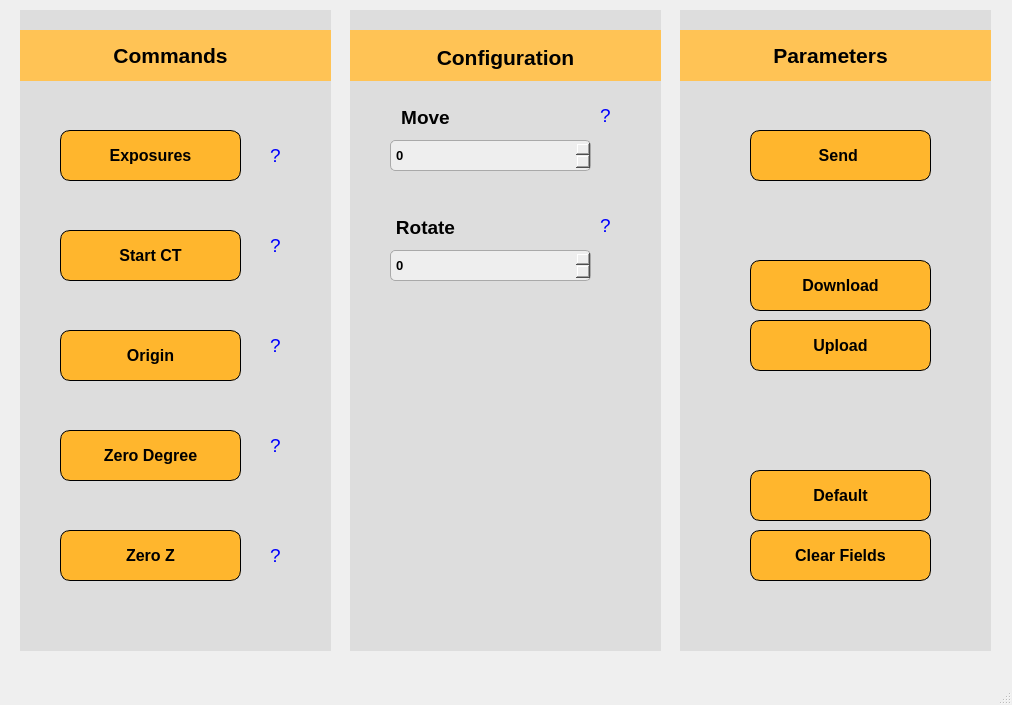
<?xml version="1.0" encoding="UTF-8"?>
<ui version="4.0">
 <class>MainWindow</class>
 <widget class="QMainWindow" name="MainWindow">
  <property name="geometry">
   <rect>
    <x>0</x>
    <y>0</y>
    <width>1012</width>
    <height>705</height>
   </rect>
  </property>
  <property name="minimumSize">
   <size>
    <width>1012</width>
    <height>705</height>
   </size>
  </property>
  <property name="maximumSize">
   <size>
    <width>1012</width>
    <height>705</height>
   </size>
  </property>
  <property name="windowTitle">
   <string>CT Controler</string>
  </property>
  <widget class="QWidget" name="centralwidget">
   <widget class="QWidget" name="background2" native="true">
    <property name="geometry">
     <rect>
      <x>350</x>
      <y>10</y>
      <width>311</width>
      <height>641</height>
     </rect>
    </property>
    <property name="styleSheet">
     <string notr="true">background-color: rgb(221, 221, 221)</string>
    </property>
    <widget class="QWidget" name="configuration_background" native="true">
     <property name="geometry">
      <rect>
       <x>0</x>
       <y>20</y>
       <width>311</width>
       <height>51</height>
      </rect>
     </property>
     <property name="layoutDirection">
      <enum>Qt::LeftToRight</enum>
     </property>
     <property name="autoFillBackground">
      <bool>false</bool>
     </property>
     <property name="styleSheet">
      <string notr="true">QWidget {
    background-color: #ffc355; /* cor de fundo amarela */
    /*border-radius: 10px;*/

}
</string>
     </property>
     <widget class="QLabel" name="configuration_label">
      <property name="geometry">
       <rect>
        <x>60</x>
        <y>7</y>
        <width>191</width>
        <height>41</height>
       </rect>
      </property>
      <property name="font">
       <font>
        <family>Segoe UI</family>
        <pointsize>16</pointsize>
        <weight>75</weight>
        <bold>true</bold>
       </font>
      </property>
      <property name="layoutDirection">
       <enum>Qt::LeftToRight</enum>
      </property>
      <property name="styleSheet">
       <string notr="true">QLabel {
    border: none;
}
</string>
      </property>
      <property name="locale">
       <locale language="English" country="UnitedStates"/>
      </property>
      <property name="text">
       <string>Configuration</string>
      </property>
      <property name="alignment">
       <set>Qt::AlignCenter</set>
      </property>
      <property name="wordWrap">
       <bool>false</bool>
      </property>
     </widget>
    </widget>
    <widget class="QSpinBox" name="input_move">
     <property name="geometry">
      <rect>
       <x>40</x>
       <y>130</y>
       <width>201</width>
       <height>31</height>
      </rect>
     </property>
     <property name="font">
      <font>
       <family>Segoe UI</family>
       <pointsize>10</pointsize>
       <weight>75</weight>
       <bold>true</bold>
      </font>
     </property>
     <property name="styleSheet">
      <string notr="true">QSpinBox {
    background-color: rgb(238, 238, 238);
    border: 1px solid #a9a9a9;
    border-radius: 5px; 
    padding: 1px 3px; 
}


</string>
     </property>
     <property name="minimum">
      <number>-999999999</number>
     </property>
     <property name="maximum">
      <number>999999999</number>
     </property>
    </widget>
    <widget class="QLabel" name="lable_move">
     <property name="geometry">
      <rect>
       <x>40</x>
       <y>90</y>
       <width>71</width>
       <height>35</height>
      </rect>
     </property>
     <property name="minimumSize">
      <size>
       <width>0</width>
       <height>35</height>
      </size>
     </property>
     <property name="font">
      <font>
       <family>Segoe UI</family>
       <pointsize>14</pointsize>
       <weight>75</weight>
       <bold>true</bold>
      </font>
     </property>
     <property name="layoutDirection">
      <enum>Qt::LeftToRight</enum>
     </property>
     <property name="styleSheet">
      <string notr="true">QLabel {
    border: none;
}
</string>
     </property>
     <property name="text">
      <string>Move</string>
     </property>
     <property name="alignment">
      <set>Qt::AlignCenter</set>
     </property>
     <property name="wordWrap">
      <bool>false</bool>
     </property>
    </widget>
    <widget class="QLabel" name="rotate">
     <property name="geometry">
      <rect>
       <x>40</x>
       <y>200</y>
       <width>71</width>
       <height>35</height>
      </rect>
     </property>
     <property name="minimumSize">
      <size>
       <width>0</width>
       <height>35</height>
      </size>
     </property>
     <property name="font">
      <font>
       <family>Segoe UI</family>
       <pointsize>14</pointsize>
       <weight>75</weight>
       <bold>true</bold>
      </font>
     </property>
     <property name="layoutDirection">
      <enum>Qt::LeftToRight</enum>
     </property>
     <property name="styleSheet">
      <string notr="true">QLabel {
    border: none;
}
</string>
     </property>
     <property name="text">
      <string>Rotate</string>
     </property>
     <property name="alignment">
      <set>Qt::AlignCenter</set>
     </property>
     <property name="wordWrap">
      <bool>false</bool>
     </property>
    </widget>
    <widget class="QSpinBox" name="input_rotate">
     <property name="geometry">
      <rect>
       <x>40</x>
       <y>240</y>
       <width>201</width>
       <height>31</height>
      </rect>
     </property>
     <property name="font">
      <font>
       <family>Segoe UI</family>
       <pointsize>10</pointsize>
       <weight>75</weight>
       <bold>true</bold>
      </font>
     </property>
     <property name="styleSheet">
      <string notr="true">QSpinBox {
    background-color: rgb(238, 238, 238);
    border: 1px solid #a9a9a9;
    border-radius: 5px; 
    padding: 1px 3px; 
}


</string>
     </property>
     <property name="minimum">
      <number>-999999999</number>
     </property>
     <property name="maximum">
      <number>999999999</number>
     </property>
    </widget>
    <widget class="QPushButton" name="discr_move">
     <property name="geometry">
      <rect>
       <x>240</x>
       <y>90</y>
       <width>31</width>
       <height>31</height>
      </rect>
     </property>
     <property name="font">
      <font>
       <family>Segoe UI</family>
       <pointsize>14</pointsize>
       <weight>50</weight>
       <bold>false</bold>
      </font>
     </property>
     <property name="styleSheet">
      <string notr="true">QPushButton {
    border: none; /* Remove a borda */
    background-color: transparent; /* Fundo transparente */
    color: blue; /* Cor do texto em azul */
}
</string>
     </property>
     <property name="text">
      <string>?</string>
     </property>
    </widget>
    <widget class="QPushButton" name="discr_rotate">
     <property name="geometry">
      <rect>
       <x>240</x>
       <y>200</y>
       <width>31</width>
       <height>31</height>
      </rect>
     </property>
     <property name="font">
      <font>
       <family>Segoe UI</family>
       <pointsize>14</pointsize>
       <weight>50</weight>
       <bold>false</bold>
      </font>
     </property>
     <property name="styleSheet">
      <string notr="true">QPushButton {
    border: none; /* Remove a borda */
    background-color: transparent; /* Fundo transparente */
    color: blue; /* Cor do texto em azul */
}
</string>
     </property>
     <property name="text">
      <string>?</string>
     </property>
    </widget>
   </widget>
   <widget class="QWidget" name="background1" native="true">
    <property name="geometry">
     <rect>
      <x>20</x>
      <y>10</y>
      <width>311</width>
      <height>641</height>
     </rect>
    </property>
    <property name="font">
     <font>
      <family>Segoe UI</family>
      <weight>75</weight>
      <bold>true</bold>
     </font>
    </property>
    <property name="styleSheet">
     <string notr="true">background-color: rgb(221, 221, 221)</string>
    </property>
    <widget class="QWidget" name="commands_background" native="true">
     <property name="geometry">
      <rect>
       <x>0</x>
       <y>20</y>
       <width>311</width>
       <height>51</height>
      </rect>
     </property>
     <property name="layoutDirection">
      <enum>Qt::LeftToRight</enum>
     </property>
     <property name="autoFillBackground">
      <bool>false</bool>
     </property>
     <property name="styleSheet">
      <string notr="true">QWidget {
    background-color: #ffc355; /* cor de fundo amarela */
    /*border-radius: 10px;*/

}
</string>
     </property>
     <widget class="QLabel" name="commands_label">
      <property name="geometry">
       <rect>
        <x>70</x>
        <y>10</y>
        <width>161</width>
        <height>30</height>
       </rect>
      </property>
      <property name="font">
       <font>
        <family>Segoe UI</family>
        <pointsize>16</pointsize>
        <weight>75</weight>
        <bold>true</bold>
       </font>
      </property>
      <property name="layoutDirection">
       <enum>Qt::LeftToRight</enum>
      </property>
      <property name="styleSheet">
       <string notr="true">QLabel {
    border: none;
}
</string>
      </property>
      <property name="text">
       <string>Commands</string>
      </property>
      <property name="alignment">
       <set>Qt::AlignCenter</set>
      </property>
      <property name="wordWrap">
       <bool>false</bool>
      </property>
     </widget>
    </widget>
    <widget class="QPushButton" name="exposures">
     <property name="geometry">
      <rect>
       <x>40</x>
       <y>120</y>
       <width>181</width>
       <height>51</height>
      </rect>
     </property>
     <property name="font">
      <font>
       <family>Segoe UI</family>
       <pointsize>12</pointsize>
       <weight>75</weight>
       <bold>true</bold>
      </font>
     </property>
     <property name="styleSheet">
      <string notr="true">QWidget {
    background-color: #FFB62D; /* cor de fundo amarela */
    border-radius: 10px; /* bordas arredondadas */
    border: 1px solid black; /* borda sólida preta */
}
</string>
     </property>
     <property name="text">
      <string>Exposures</string>
     </property>
    </widget>
    <widget class="QPushButton" name="start_ct">
     <property name="geometry">
      <rect>
       <x>40</x>
       <y>220</y>
       <width>181</width>
       <height>51</height>
      </rect>
     </property>
     <property name="font">
      <font>
       <family>Segoe UI</family>
       <pointsize>12</pointsize>
       <weight>75</weight>
       <bold>true</bold>
      </font>
     </property>
     <property name="styleSheet">
      <string notr="true">QWidget {
    background-color: #FFB62D; /* cor de fundo amarela */
    border-radius: 10px; /* bordas arredondadas */
    border: 1px solid black; /* borda sólida preta */
}
</string>
     </property>
     <property name="text">
      <string>Start CT</string>
     </property>
    </widget>
    <widget class="QPushButton" name="origin">
     <property name="geometry">
      <rect>
       <x>40</x>
       <y>320</y>
       <width>181</width>
       <height>51</height>
      </rect>
     </property>
     <property name="font">
      <font>
       <family>Segoe UI</family>
       <pointsize>12</pointsize>
       <weight>75</weight>
       <bold>true</bold>
      </font>
     </property>
     <property name="styleSheet">
      <string notr="true">QWidget {
    background-color: #FFB62D; /* cor de fundo amarela */
    border-radius: 10px; /* bordas arredondadas */
    border: 1px solid black; /* borda sólida preta */
}
</string>
     </property>
     <property name="text">
      <string>Origin</string>
     </property>
    </widget>
    <widget class="QPushButton" name="zero_z">
     <property name="geometry">
      <rect>
       <x>40</x>
       <y>520</y>
       <width>181</width>
       <height>51</height>
      </rect>
     </property>
     <property name="font">
      <font>
       <family>Segoe UI</family>
       <pointsize>12</pointsize>
       <weight>75</weight>
       <bold>true</bold>
      </font>
     </property>
     <property name="styleSheet">
      <string notr="true">QWidget {
    background-color: #FFB62D; /* cor de fundo amarela */
    border-radius: 10px; /* bordas arredondadas */
    border: 1px solid black; /* borda sólida preta */
}
</string>
     </property>
     <property name="text">
      <string>Zero Z</string>
     </property>
    </widget>
    <widget class="QPushButton" name="zero_degree">
     <property name="geometry">
      <rect>
       <x>40</x>
       <y>420</y>
       <width>181</width>
       <height>51</height>
      </rect>
     </property>
     <property name="font">
      <font>
       <family>Segoe UI</family>
       <pointsize>12</pointsize>
       <weight>75</weight>
       <bold>true</bold>
      </font>
     </property>
     <property name="styleSheet">
      <string notr="true">QWidget {
    background-color: #FFB62D; /* cor de fundo amarela */
    border-radius: 10px; /* bordas arredondadas */
    border: 1px solid black; /* borda sólida preta */
}
</string>
     </property>
     <property name="text">
      <string>Zero Degree</string>
     </property>
    </widget>
    <widget class="QPushButton" name="discr_exposures">
     <property name="geometry">
      <rect>
       <x>240</x>
       <y>130</y>
       <width>31</width>
       <height>31</height>
      </rect>
     </property>
     <property name="font">
      <font>
       <family>Segoe UI</family>
       <pointsize>14</pointsize>
       <weight>50</weight>
       <bold>false</bold>
      </font>
     </property>
     <property name="styleSheet">
      <string notr="true">QPushButton {
    border: none; /* Remove a borda */
    background-color: transparent; /* Fundo transparente */
    color: blue; /* Cor do texto em azul */
}
</string>
     </property>
     <property name="text">
      <string>?</string>
     </property>
    </widget>
    <widget class="QPushButton" name="discr_ct">
     <property name="geometry">
      <rect>
       <x>240</x>
       <y>220</y>
       <width>31</width>
       <height>31</height>
      </rect>
     </property>
     <property name="font">
      <font>
       <family>Segoe UI</family>
       <pointsize>14</pointsize>
       <weight>50</weight>
       <bold>false</bold>
      </font>
     </property>
     <property name="styleSheet">
      <string notr="true">QPushButton {
    border: none; /* Remove a borda */
    background-color: transparent; /* Fundo transparente */
    color: blue; /* Cor do texto em azul */
}
</string>
     </property>
     <property name="text">
      <string>?</string>
     </property>
    </widget>
    <widget class="QPushButton" name="discr_origin">
     <property name="geometry">
      <rect>
       <x>240</x>
       <y>320</y>
       <width>31</width>
       <height>31</height>
      </rect>
     </property>
     <property name="font">
      <font>
       <family>Segoe UI</family>
       <pointsize>14</pointsize>
       <weight>50</weight>
       <bold>false</bold>
      </font>
     </property>
     <property name="styleSheet">
      <string notr="true">QPushButton {
    border: none; /* Remove a borda */
    background-color: transparent; /* Fundo transparente */
    color: blue; /* Cor do texto em azul */
}
</string>
     </property>
     <property name="text">
      <string>?</string>
     </property>
    </widget>
    <widget class="QPushButton" name="discr_zdegree">
     <property name="geometry">
      <rect>
       <x>240</x>
       <y>420</y>
       <width>31</width>
       <height>31</height>
      </rect>
     </property>
     <property name="font">
      <font>
       <family>Segoe UI</family>
       <pointsize>14</pointsize>
       <weight>50</weight>
       <bold>false</bold>
      </font>
     </property>
     <property name="styleSheet">
      <string notr="true">QPushButton {
    border: none; /* Remove a borda */
    background-color: transparent; /* Fundo transparente */
    color: blue; /* Cor do texto em azul */
}
</string>
     </property>
     <property name="text">
      <string>?</string>
     </property>
    </widget>
    <widget class="QPushButton" name="discr_zzero">
     <property name="geometry">
      <rect>
       <x>240</x>
       <y>530</y>
       <width>31</width>
       <height>31</height>
      </rect>
     </property>
     <property name="font">
      <font>
       <family>Segoe UI</family>
       <pointsize>14</pointsize>
       <weight>50</weight>
       <bold>false</bold>
      </font>
     </property>
     <property name="styleSheet">
      <string notr="true">QPushButton {
    border: none; /* Remove a borda */
    background-color: transparent; /* Fundo transparente */
    color: blue; /* Cor do texto em azul */
}
</string>
     </property>
     <property name="text">
      <string>?</string>
     </property>
    </widget>
   </widget>
   <widget class="QWidget" name="background3" native="true">
    <property name="geometry">
     <rect>
      <x>680</x>
      <y>10</y>
      <width>311</width>
      <height>641</height>
     </rect>
    </property>
    <property name="styleSheet">
     <string notr="true">background-color: rgb(221, 221, 221)</string>
    </property>
    <widget class="QWidget" name="execute_background" native="true">
     <property name="geometry">
      <rect>
       <x>0</x>
       <y>20</y>
       <width>311</width>
       <height>51</height>
      </rect>
     </property>
     <property name="layoutDirection">
      <enum>Qt::LeftToRight</enum>
     </property>
     <property name="autoFillBackground">
      <bool>false</bool>
     </property>
     <property name="styleSheet">
      <string notr="true">QWidget {
    background-color: #ffc355; /* cor de fundo amarela */
    /*border-radius: 10px;*/

}
</string>
     </property>
     <widget class="QLabel" name="execute_label">
      <property name="geometry">
       <rect>
        <x>70</x>
        <y>10</y>
        <width>161</width>
        <height>30</height>
       </rect>
      </property>
      <property name="minimumSize">
       <size>
        <width>100</width>
        <height>0</height>
       </size>
      </property>
      <property name="font">
       <font>
        <family>Segoe UI</family>
        <pointsize>16</pointsize>
        <weight>75</weight>
        <bold>true</bold>
       </font>
      </property>
      <property name="layoutDirection">
       <enum>Qt::LeftToRight</enum>
      </property>
      <property name="styleSheet">
       <string notr="true">QLabel {
    border: none;
}
</string>
      </property>
      <property name="text">
       <string>Parameters</string>
      </property>
      <property name="alignment">
       <set>Qt::AlignCenter</set>
      </property>
      <property name="wordWrap">
       <bool>false</bool>
      </property>
     </widget>
    </widget>
    <widget class="QPushButton" name="download_json">
     <property name="geometry">
      <rect>
       <x>70</x>
       <y>250</y>
       <width>181</width>
       <height>51</height>
      </rect>
     </property>
     <property name="font">
      <font>
       <family>Segoe UI</family>
       <pointsize>12</pointsize>
       <weight>75</weight>
       <bold>true</bold>
      </font>
     </property>
     <property name="styleSheet">
      <string notr="true">QWidget {
    background-color: #FFB62D; /* cor de fundo amarela */
    border-radius: 10px; /* bordas arredondadas */
    border: 1px solid black; /* borda sólida preta */
}
</string>
     </property>
     <property name="text">
      <string>Download</string>
     </property>
    </widget>
    <widget class="QPushButton" name="upload_json">
     <property name="geometry">
      <rect>
       <x>70</x>
       <y>310</y>
       <width>181</width>
       <height>51</height>
      </rect>
     </property>
     <property name="font">
      <font>
       <family>Segoe UI</family>
       <pointsize>12</pointsize>
       <weight>75</weight>
       <bold>true</bold>
      </font>
     </property>
     <property name="styleSheet">
      <string notr="true">QWidget {
    background-color: #FFB62D; /* cor de fundo amarela */
    border-radius: 10px; /* bordas arredondadas */
    border: 1px solid black; /* borda sólida preta */
}
</string>
     </property>
     <property name="text">
      <string>Upload</string>
     </property>
    </widget>
    <widget class="QPushButton" name="clear_fields">
     <property name="geometry">
      <rect>
       <x>70</x>
       <y>520</y>
       <width>181</width>
       <height>51</height>
      </rect>
     </property>
     <property name="font">
      <font>
       <family>Segoe UI</family>
       <pointsize>12</pointsize>
       <weight>75</weight>
       <bold>true</bold>
      </font>
     </property>
     <property name="styleSheet">
      <string notr="true">QWidget {
    background-color: #FFB62D; /* cor de fundo amarela */
    border-radius: 10px; /* bordas arredondadas */
    border: 1px solid black; /* borda sólida preta */
}
</string>
     </property>
     <property name="text">
      <string>Clear Fields</string>
     </property>
    </widget>
    <widget class="QPushButton" name="send_parameters">
     <property name="geometry">
      <rect>
       <x>70</x>
       <y>120</y>
       <width>181</width>
       <height>51</height>
      </rect>
     </property>
     <property name="font">
      <font>
       <family>Segoe UI</family>
       <pointsize>12</pointsize>
       <weight>75</weight>
       <bold>true</bold>
      </font>
     </property>
     <property name="styleSheet">
      <string notr="true">QWidget {
    background-color: #FFB62D; /* cor de fundo amarela */
    border-radius: 10px; /* bordas arredondadas */
    border: 1px solid black; /* borda sólida preta */
}
</string>
     </property>
     <property name="text">
      <string>Send </string>
     </property>
    </widget>
    <widget class="QPushButton" name="default_json">
     <property name="geometry">
      <rect>
       <x>70</x>
       <y>460</y>
       <width>181</width>
       <height>51</height>
      </rect>
     </property>
     <property name="font">
      <font>
       <family>Segoe UI</family>
       <pointsize>12</pointsize>
       <weight>75</weight>
       <bold>true</bold>
      </font>
     </property>
     <property name="styleSheet">
      <string notr="true">QWidget {
    background-color: #FFB62D; /* cor de fundo amarela */
    border-radius: 10px; /* bordas arredondadas */
    border: 1px solid black; /* borda sólida preta */
}
</string>
     </property>
     <property name="text">
      <string>Default</string>
     </property>
    </widget>
   </widget>
  </widget>
  <widget class="QMenuBar" name="menubar">
   <property name="geometry">
    <rect>
     <x>0</x>
     <y>0</y>
     <width>1012</width>
     <height>21</height>
    </rect>
   </property>
  </widget>
  <widget class="QStatusBar" name="statusbar"/>
 </widget>
 <resources/>
 <connections/>
</ui>
